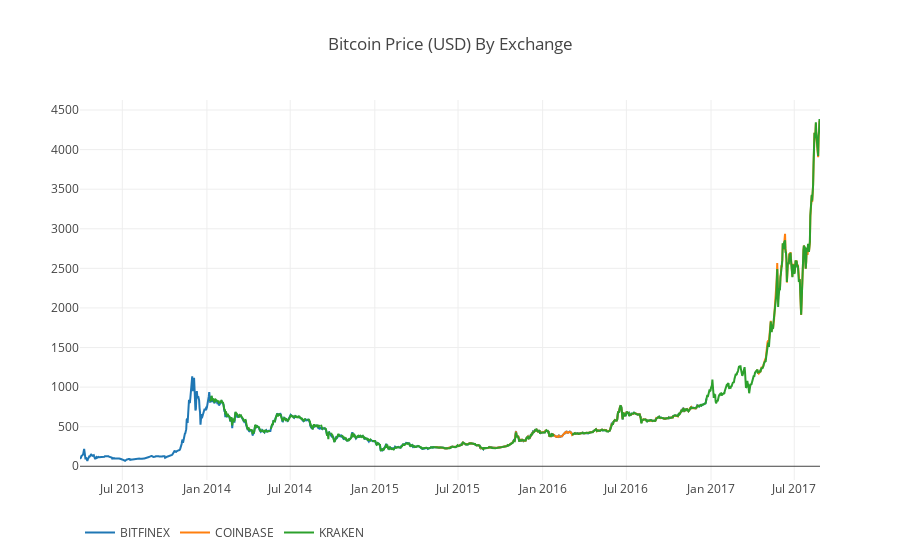

The notebook cell this image was saved under:
### Code cell
btc_usd_datasets.replace(0, np.nan, inplace=True);
df_scatter(btc_usd_datasets, 'Bitcoin Price (USD) By Exchange');

### Figure 1 — Plotly figure (JSON) as saved in the notebook; plotly's stock layout.template omitted (floating-point values rounded to 4 significant figures; data arrays with more than 128 entries replaced by an {"elided": "..."} marker saying what was removed)
{"data": [{"name": "BITFINEX", "type": "scatter", "visible": "visible", "x": {"elided": "1610 str values"}, "y": {"elided": "1610 float values"}}, {"name": "COINBASE", "type": "scatter", "visible": "visible", "x": {"elided": "1610 str values"}, "y": {"elided": "1610 float values"}}, {"name": "KRAKEN", "type": "scatter", "visible": "visible", "x": {"elided": "1610 str values"}, "y": {"elided": "1610 float values"}}], "layout": {"legend": {"orientation": "h"}, "title": "Bitcoin Price (USD) By Exchange", "xaxis": {"type": "date"}, "yaxis": {"showticklabels": true, "title": "", "type": "linear"}}}
